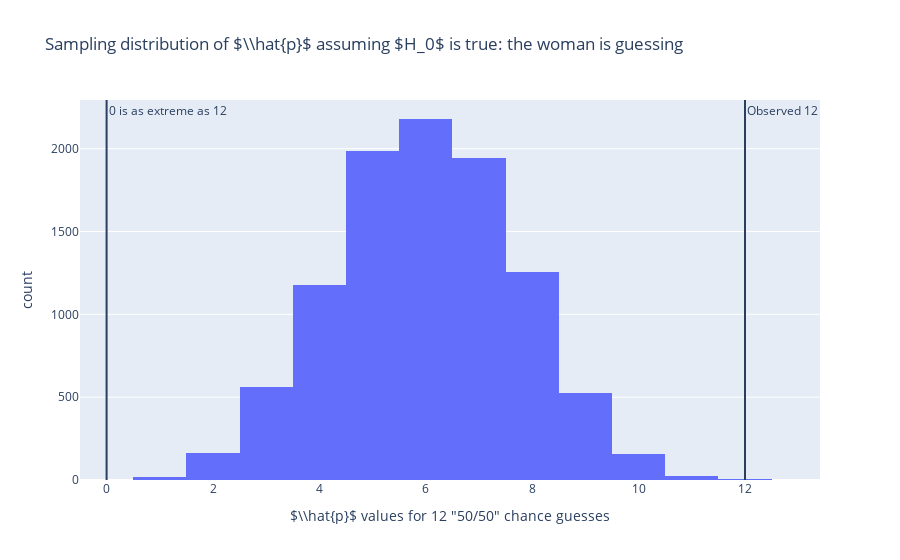

The code cell stored with this chart in its notebook:
### Markdown cell above
Answer here...

### Code cell
# SAMPLE SOLUTION
import pandas as pd
import plotly.express as px
import numpy as np

np.random.seed(130)
size = 12
reps = 10000
sim_guess_correct = []
for i in range(reps):  # independent sampling
    sim = np.random.choice(["Has Parkinson", "No Parkinson"], size=12)
    sim_guess_correct += [np.count_nonzero(sim == 'Has Parkinson')]

dataframe = pd.DataFrame({"Number Guessed Correct":sim_guess_correct})
fig = px.histogram(dataframe, x = "Number Guessed Correct",
                   title= r'Sampling distribution of $\\hat{p}$ assuming $H_0$ is true: the woman is guessing')  # figure out latek
fig.update_layout(xaxis_title=r'$\\hat{p}$ values for 12 "50/50" chance guesses')
fig.add_vline(x=12, annotation_text='Observed 12')
fig.add_vline(x=0, annotation_text='0 is as extreme as 12')
fig.show()

### Figure 1 — Plotly figure (JSON) as saved in the notebook; plotly's stock layout.template omitted (floating-point values rounded to 4 significant figures; data arrays with more than 128 entries replaced by an {"elided": "..."} marker saying what was removed)
{"data": [{"alignmentgroup": "True", "bingroup": "x", "hovertemplate": "Number Guessed Correct=%{x}<br>count=%{y}<extra></extra>", "legendgroup": "", "marker": {"color": "#636efa", "pattern": {"shape": ""}}, "name": "", "offsetgroup": "", "orientation": "v", "showlegend": false, "type": "histogram", "x": {"elided": "10000 int values"}, "xaxis": "x", "yaxis": "y"}], "layout": {"annotations": [{"showarrow": false, "text": "Observed 12", "x": 12, "xanchor": "left", "xref": "x", "y": 1, "yanchor": "top", "yref": "y domain"}, {"showarrow": false, "text": "0 is as extreme as 12", "x": 0, "xanchor": "left", "xref": "x", "y": 1, "yanchor": "top", "yref": "y domain"}], "barmode": "relative", "legend": {"tracegroupgap": 0}, "shapes": [{"type": "line", "x0": 12, "x1": 12, "xref": "x", "y0": 0, "y1": 1, "yref": "y domain"}, {"type": "line", "x0": 0, "x1": 0, "xref": "x", "y0": 0, "y1": 1, "yref": "y domain"}], "title": {"text": "Sampling distribution of $\\\\hat{p}$ assuming $H_0$ is true: the woman is guessing"}, "xaxis": {"anchor": "y", "domain": [0, 1], "title": {"text": "$\\\\hat{p}$ values for 12 \"50/50\" chance guesses"}}, "yaxis": {"anchor": "x", "domain": [0, 1], "title": {"text": "count"}}}}
